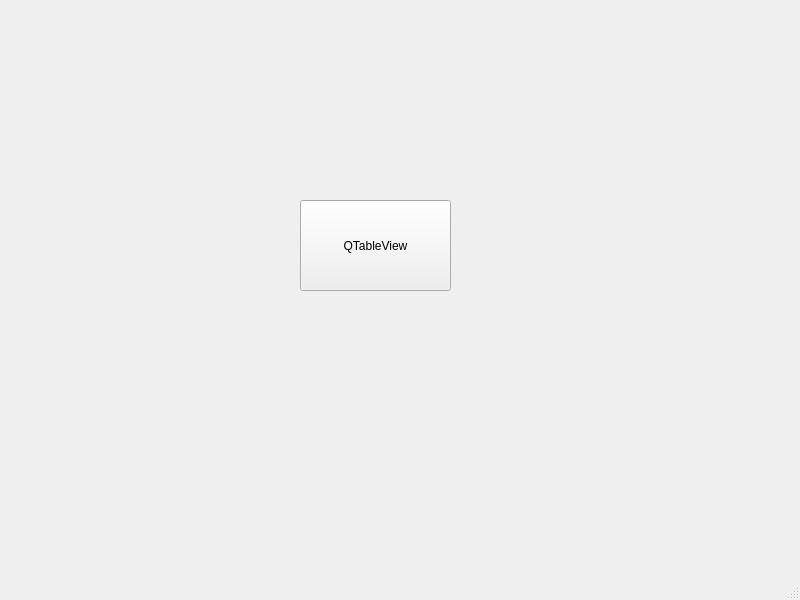
<?xml version="1.0" encoding="UTF-8"?>
<ui version="4.0">
 <class>MainWindow</class>
 <widget class="QMainWindow" name="MainWindow">
  <property name="geometry">
   <rect>
    <x>0</x>
    <y>0</y>
    <width>800</width>
    <height>600</height>
   </rect>
  </property>
  <property name="windowTitle">
   <string>MainWindow</string>
  </property>
  <widget class="QWidget" name="centralwidget">
   <widget class="QPushButton" name="pushButton">
    <property name="geometry">
     <rect>
      <x>300</x>
      <y>200</y>
      <width>151</width>
      <height>91</height>
     </rect>
    </property>
    <property name="text">
     <string>QTableView</string>
    </property>
   </widget>
  </widget>
  <widget class="QMenuBar" name="menubar">
   <property name="geometry">
    <rect>
     <x>0</x>
     <y>0</y>
     <width>800</width>
     <height>22</height>
    </rect>
   </property>
  </widget>
  <widget class="QStatusBar" name="statusbar"/>
 </widget>
 <resources/>
 <connections/>
</ui>
